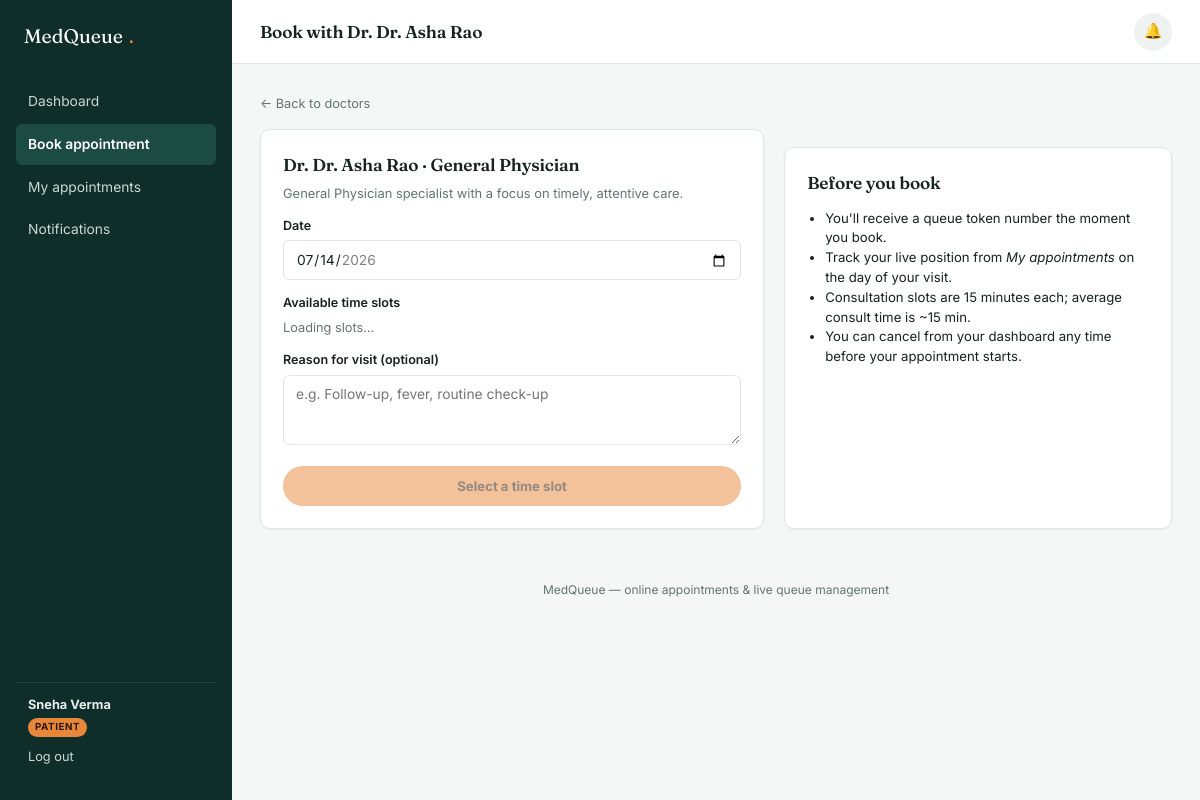
The app's page /patient/book/1 (signed in) with its own data.
### tables this page shows
CREATE TABLE users (
    id INTEGER PRIMARY KEY AUTOINCREMENT,
    name TEXT NOT NULL,
    email TEXT NOT NULL UNIQUE,
    password_hash TEXT NOT NULL,
    role TEXT NOT NULL CHECK(role IN ('patient','doctor','admin')),
    phone TEXT,
    is_active INTEGER NOT NULL DEFAULT 1,
    created_at TEXT NOT NULL DEFAULT (datetime('now'))
);

CREATE TABLE doctors (
    id INTEGER PRIMARY KEY AUTOINCREMENT,
    user_id INTEGER NOT NULL UNIQUE REFERENCES users(id) ON DELETE CASCADE,
    specialization TEXT NOT NULL,
    bio TEXT,
    avg_consult_minutes INTEGER NOT NULL DEFAULT 15,
    work_start TEXT NOT NULL DEFAULT '09:00',
    work_end TEXT NOT NULL DEFAULT '17:00',
    slot_minutes INTEGER NOT NULL DEFAULT 15,
    days_off TEXT NOT NULL DEFAULT '0',  -- comma separated ISO weekday numbers off (1=Mon..7=Sun), 0 = none extra (Sunday handled separately)
    is_active INTEGER NOT NULL DEFAULT 1
);

### app.py (the view, shortened to what this page needs)
@app.route("/patient/book/<int:doctor_id>", methods=["GET", "POST"])
@role_required("patient")
def book_appointment(doctor_id):
    doctor = db.query(
        """SELECT d.*, u.name AS doctor_name FROM doctors d
           JOIN users u ON u.id = d.user_id WHERE d.id=? AND d.is_active=1""",
        (doctor_id,), one=True,
    )
    if not doctor:
        flash("That doctor is not available.", "error")
        return redirect(url_for("book_select_doctor"))
    today = date_cls.today().isoformat()
    max_date = (date_cls.today() + timedelta(days=30)).isoformat()
    return render_template("book_appointment.html", doctor=doctor, today=today, max_date=max_date)

### app.py (called while the page is built)
def current_user():
    if "user_id" not in session:
        return None
    return db.query("SELECT * FROM users WHERE id=?", (session["user_id"],), one=True)

@app.before_request
def load_user():
    g.user = current_user()

def role_required(role):
    def decorator(view):
        @wraps(view)
        def wrapped(*a, **kw):
            if not g.user:
                flash("Please log in to continue.", "error")
                return redirect(url_for("login"))
            if g.user["role"] != role:
                flash("You don't have access to that page.", "error")
                return redirect(url_for("dashboard"))
            return view(*a, **kw)
        return wrapped
    return decorator

### database.py (called while the page is built)
def get_db():
    conn = sqlite3.connect(DB_PATH)
    conn.row_factory = sqlite3.Row
    conn.execute("PRAGMA foreign_keys = ON")
    return conn

def query(sql, args=(), one=False):
    conn = get_db()
    cur = conn.execute(sql, args)
    rows = cur.fetchall()
    conn.close()
    return (rows[0] if rows else None) if one else rows

### templates/book_appointment.html (shortened to what this page needs)
{% extends "base.html" %}
{% block page_title %}Book with Dr. {{ doctor.doctor_name }}{% endblock %}
{% block content %}
<a href="{{ url_for('book_select_doctor') }}" class="muted" style="font-size:.85rem;">&larr; Back to doctors</a>
<div class="grid-2" style="margin-top:14px;">
  <div class="card">
    <h3>Dr. {{ doctor.doctor_name }} &middot; {{ doctor.specialization }}</h3>
    <p class="muted" style="font-size:.86rem;">{{ doctor.bio or '' }}</p>
    <form method="POST" id="booking-form">
      <div class="field">
        <label for="appt_date">Date</label>
        <input type="date" id="appt_date" name="appt_date" min="{{ today }}" max="{{ max_date }}" value="{{ today }}" required>
      </div>
      <div class="field">
        <label>Available time slots</label>
        <div id="slots" class="checkbox-row">
        </div>
      </div>
      <div class="field">
        <label for="reason">Reason for visit (optional)</label>
        <textarea id="reason" name="reason" placeholder="e.g. Follow-up, fever, routine check-up"></textarea>
      </div>
      <button type="submit" class="btn accent" id="confirm-btn" disabled style="width:100%; padding:12px;">Select a time slot</button>
    </form>
  </div>
  <div class="card">
    <h3>Before you book</h3>
    <ul style="padding-left:18px; font-size:.88rem; color:var(--ink);">
      <li>You'll receive a queue token number the moment you book.</li>
      <li>Track your live position from <em>My appointments</em> on the day of your visit.</li>
      <li>Consultation slots are {{ doctor.slot_minutes }} minutes each; average consult time is ~{{ doctor.avg_consult_minutes }} min.</li>
      <li>You can cancel from your dashboard any time before your appointment starts.</li>
    </ul>
  </div>
</div>
{% endblock %}

### templates/base.html (shortened to what this page needs)
<!DOCTYPE html>
<html lang="en">
<head>
<link rel="stylesheet" href="{{ url_for('static', filename='css/style.css') }}">
</head>
<body>
<div class="app-shell">
  <aside class="sidebar">
    <div class="brand">MedQueue<span class="dot">.</span></div>
    <nav>
      {% if g.user.role == 'patient' %}
        <a href="{{ url_for('patient_dashboard') }}" class="{{ 'active' if request.endpoint == 'patient_dashboard' }}">Dashboard</a>
        <a href="{{ url_for('book_select_doctor') }}" class="{{ 'active' if request.endpoint in ['book_select_doctor','book_appointment'] }}">Book appointment</a>
        <a href="{{ url_for('my_appointments') }}" class="{{ 'active' if request.endpoint == 'my_appointments' }}">My appointments</a>
        <a href="{{ url_for('notifications') }}" class="{{ 'active' if request.endpoint == 'notifications' }}">Notifications</a>
      {% endif %}
    </nav>
    {% if g.user %}
    <div class="user-box">
      <div><strong>{{ g.user.name }}</strong></div>
      <div class="role-tag">{{ g.user.role }}</div>
      <div style="margin-top:10px;"><a href="{{ url_for('logout') }}">Log out</a></div>
    </div>
    {% endif %}
  </aside>
  <div class="main">
    <div class="topbar">
      <h1>{% block page_title %}{% endblock %}</h1>
      <div class="actions">
        <a class="bell" href="{{ url_for('notifications') }}" aria-label="Notifications" id="bell">
          🔔
        </a>
      </div>
    </div>
    <div class="content">
      {% block content %}{% endblock %}
    </div>
    <footer class="page-footer">MedQueue &mdash; online appointments &amp; live queue management</footer>
  </div>
</div>
</body>
</html>

### static/css/style.css (style rules this page uses)
:root { --bg: #F5F7F6; --surface: #FFFFFF; --surface-sunken: #EEF2F0; --ink: #16231F; --muted: #63756F; --border: #DFE7E3; --primary: #1B4B43; --primary-light: #2F6E5F; --primary-dark: #102E29; --accent: #E8873A; --accent-dark: #C96B22; --success: #2F8F5B; --success-bg: #E5F3EA; --danger: #C2503E; --danger-bg: #FBEAE6; --info: #2C6E8F; --info-bg: #E6F0F5; --radius-sm: 6px; --radius: 10px; --radius-lg: 16px; --shadow-sm: 0 1px 2px rgba(16, 46, 41, 0.06); --shadow: 0 4px 16px rgba(16, 46, 41, 0.08); --shadow-lg: 0 12px 32px rgba(16, 46, 41, 0.14); --font-display: "Fraunces", Georgia, serif; --font-body: "Inter", -apple-system, BlinkMacSystemFont, "Segoe UI", sans-serif; --font-mono: "IBM Plex Mono", "SFMono-Regular", Consolas, monospace; }
* { box-sizing: border-box; }
html, body { margin: 0; padding: 0; background: var(--bg); color: var(--ink); font-family: var(--font-body); font-size: 15px; line-height: 1.5; -webkit-font-smoothing: antialiased; }
h1, h2, h3, h4 { font-family: var(--font-display); font-weight: 600; margin: 0 0 .4em; letter-spacing: -0.01em; }
h1 { font-size: 2rem; }
h3 { font-size: 1.15rem; }
p { margin: 0 0 1em; color: var(--ink); }
a { color: var(--primary); text-decoration: none; }
small, .muted { color: var(--muted); }
.app-shell { display: flex; min-height: 100vh; }
.sidebar { width: 232px; flex-shrink: 0; background: var(--primary-dark); color: #E8EFEC; display: flex; flex-direction: column; padding: 22px 16px; }
.sidebar .brand { font-family: var(--font-display); font-size: 1.3rem; color: #fff; display: flex; align-items: baseline; gap: 6px; margin-bottom: 30px; padding: 0 8px; }
.sidebar .brand .dot { color: var(--accent); }
.sidebar nav { display: flex; flex-direction: column; gap: 2px; flex: 1; }
.sidebar nav a { color: #C9D8D3; padding: 10px 12px; border-radius: var(--radius-sm); font-size: .92rem; display: flex; align-items: center; gap: 10px; }
.sidebar nav a.active { background: var(--primary); color: #fff; font-weight: 600; }
.sidebar .user-box { margin-top: auto; padding: 12px; border-top: 1px solid rgba(255,255,255,0.1); font-size: .85rem; }
.sidebar .user-box .role-tag { display: inline-block; text-transform: uppercase; font-size: .65rem; letter-spacing: .06em; background: var(--accent); color: #2A1706; padding: 2px 7px; border-radius: 20px; font-weight: 700; margin-top: 4px; }
.sidebar .user-box a { color: #C9D8D3; }
.main { flex: 1; min-width: 0; display: flex; flex-direction: column; }
.topbar { height: 64px; flex-shrink: 0; background: var(--surface); border-bottom: 1px solid var(--border); display: flex; align-items: center; justify-content: space-between; padding: 0 28px; }
.topbar h1 { font-size: 1.15rem; margin: 0; }
.topbar .actions { display: flex; align-items: center; gap: 16px; }
.bell { position: relative; width: 38px; height: 38px; border-radius: 50%; display: flex; align-items: center; justify-content: center; background: var(--surface-sunken); color: var(--primary); }
.content { padding: 28px; max-width: 1200px; width: 100%; margin: 0 auto; }
.card { background: var(--surface); border: 1px solid var(--border); border-radius: var(--radius); padding: 22px; box-shadow: var(--shadow-sm); }
.card + .card { margin-top: 18px; }
.grid-2 { display: grid; grid-template-columns: 1.3fr 1fr; gap: 20px; }
label { font-size: .84rem; font-weight: 600; color: var(--ink); display: block; margin-bottom: 5px; }
input[type=text], input[type=email], input[type=password], input[type=tel], input[type=date], input[type=time], input[type=number], select, textarea { width: 100%; padding: 10px 12px; border: 1.5px solid var(--border); border-radius: var(--radius-sm); font-family: var(--font-body); font-size: .92rem; background: var(--surface); color: var(--ink); }
textarea { resize: vertical; min-height: 70px; }
.field { margin-bottom: 14px; }
.checkbox-row { display: flex; flex-wrap: wrap; gap: 10px; }
.btn { display: inline-flex; align-items: center; justify-content: center; gap: 6px; padding: 10px 18px; border-radius: 30px; font-size: .88rem; font-weight: 700; font-family: var(--font-body); border: none; cursor: pointer; background: var(--primary); color: #fff; }
.btn.accent { background: var(--accent); color: #2A1706; }
.btn:disabled { opacity: .5; cursor: not-allowed; }
footer.page-footer { text-align: center; color: var(--muted); font-size: .8rem; padding: 24px; }

### records on screen
users: user.name "Sneha Verma", user.role "PATIENT"
users: doctor_name "Dr. Asha Rao"
doctors: specialization "General Physician", bio "General Physician specialist with a focus on timely, attentive care.", slot_minutes "15", avg_consult_minutes "15"
